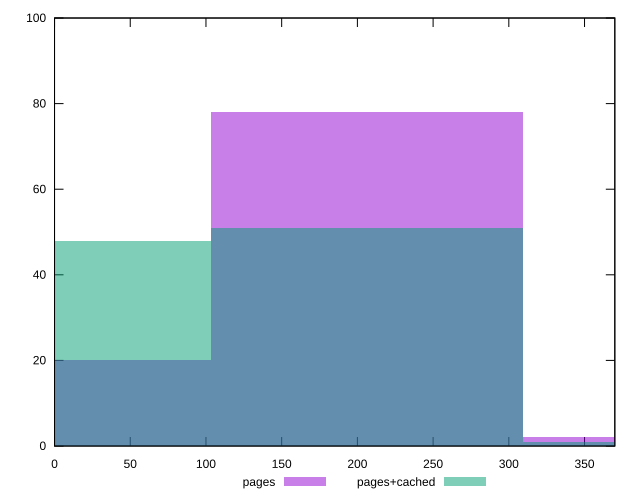

gnuplot code for this plot:
reset

$pages <<EOF
412.63143174082813 2
206.31571587041407 78
0 20
EOF

$pagesCached <<EOF
206.31571587041407 51
412.63143174082813 1
0 48
EOF

set key outside below
set boxwidth 206.31571587041407
set xrange [0:370]
set yrange [0:100]
set trange [0:100]
set style fill transparent solid 0.5 noborder
set terminal svg size 640, 500 enhanced background rgb 'white'
set output "report_00019_2021-02-10T18-14-37.922Z//uses-http2/comparison/histogram/0_vs_1.svg"

plot $pages title "pages" with boxes, \
     $pagesCached title "pages+cached" with boxes

reset
